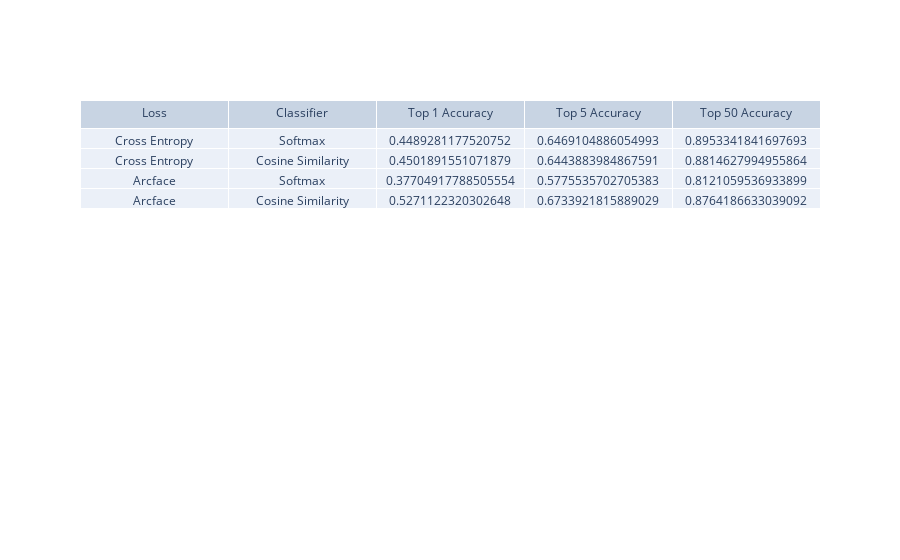

Write notebook code for a chart like this one.
### Code cell
eval_table = go.Figure(
    data=[
        go.Table(
            header={"values": ["Loss", "Classifier", "Top 1 Accuracy", "Top 5 Accuracy", "Top 50 Accuracy"]},
            cells={
                "values": [
                    ["Cross Entropy", "Cross Entropy", "Arcface", "Arcface"],
                    ["Softmax", "Cosine Similarity", "Softmax", "Cosine Similarity"],
                    [
                        softmax_cross_entropy_eval_results["top_1_accuracy"],
                        softmax_similarity_eval_results["top_1_accuracy"],
                        arcface_cross_entropy_eval_results["top_1_accuracy"],
                        arcface_similarity_eval_results["top_1_accuracy"]
                    ],
                    [
                        softmax_cross_entropy_eval_results["top_5_accuracy"],
                        softmax_similarity_eval_results["top_5_accuracy"],
                        arcface_cross_entropy_eval_results["top_5_accuracy"],
                        arcface_similarity_eval_results["top_5_accuracy"]
                    ],
                    [
                        softmax_cross_entropy_eval_results["top_50_accuracy"],
                        softmax_similarity_eval_results["top_50_accuracy"],
                        arcface_cross_entropy_eval_results["top_50_accuracy"],
                        arcface_similarity_eval_results["top_50_accuracy"]
                    ],
                ]
            }
        )
    ]
)

eval_table.show()

### Figure 1 — Plotly figure (JSON) as saved in the notebook; plotly's stock layout.template omitted (floating-point values rounded to 4 significant figures)
{"data": [{"cells": {"values": [["Cross Entropy", "Cross Entropy", "Arcface", "Arcface"], ["Softmax", "Cosine Similarity", "Softmax", "Cosine Similarity"], [0.4489, 0.4502, 0.377, 0.5271], [0.6469, 0.6444, 0.5776, 0.6734], [0.8953, 0.8815, 0.8121, 0.8764]]}, "header": {"values": ["Loss", "Classifier", "Top 1 Accuracy", "Top 5 Accuracy", "Top 50 Accuracy"]}, "type": "table"}], "layout": {}}
